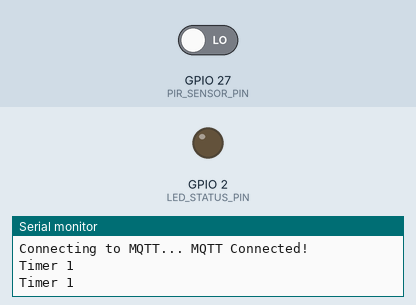
Simulated run of this program. Board: ESP32. Shown: output pins drawn as LEDs (lit = HIGH), the last lines printed to the serial monitor. Inputs (shaded band) come from the test bench; at power-on: GPIO 27 (PIR_SENSOR_PIN) LOW. WiFi joins after 1.5 s; servers stay silent unless stated; no MQTT or app messages arrive unless stated; not simulated (calls return 0 or success): WiFiCredentials.h; names the files do not define were given values by the test bench: SERVERPORT = 80.

Above: at 2.7 s.
2.8 s: GPIO 27 (PIR_SENSOR_PIN) driven HIGH
At 4.7 s:
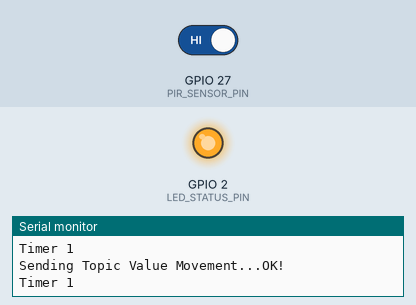
5.0 s: GPIO 27 (PIR_SENSOR_PIN) driven LOW
At 6.3 s:
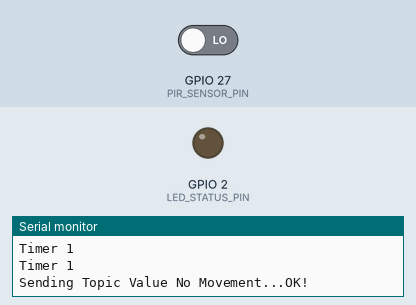
Timing chart, 0 to 8.0 s (numbered marks = the images above; inputs shaded):
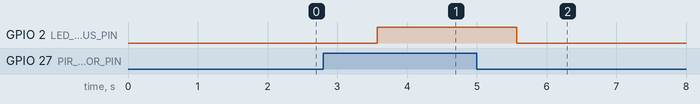

Measured:
- after the input at 2.8 s, GPIO 2 (LED_STATUS_PIN): LOW → HIGH after 0.77 s
- after the input at 5.0 s, GPIO 2 (LED_STATUS_PIN): HIGH → LOW after 0.57 s

The program:

main.cpp
```cpp
/***************************************************
  Motion Detection PIR

  The sensor will send a MQTT Message
 ****************************************************/
#include <Arduino.h>
#include <WiFi.h>

#include <Adafruit_MQTT.h>
#include <Adafruit_MQTT_Client.h>
#include "WiFiCredentials.h"

/************************* Adafruit.io Setup *********************************/
#define PIR_SENSOR_PIN 27
#define LED_STATUS_PIN LED_BUILTIN
#define PIR_STATUS_FEED "elisensor/feeds/living/pir"

#define SERIALENDCHAR '\n' // Needed for the simulation on Tinker

/************ Global Variables ******************/
boolean debug = true;
int i = 0;
bool status_pir = false;
bool previous_status_pir = false;

unsigned long currentTimer0 = 0;
unsigned long previousTimer0 = 0;
unsigned long interval0 = 300 * 1000;

unsigned long currentTimer1 = 0;
unsigned long previousTimer1 = 0;
unsigned long interval1 = 1000;
/************ Global State (you don't need to change this!) ******************/

// Create an WiFiClient class to connect to the MQTT server.
WiFiClient client;
// or... use WiFiFlientSecure for SSL
//WiFiClientSecure client;
// Setup the MQTT client class by passing in the WiFi client and MQTT server and login details.
Adafruit_MQTT_Client mqtt(&client, BROKER_IP, SERVERPORT, MQTT_USERNAME, MQTT_PASSWORD);

/****************************** Feeds ***************************************/

// Notice MQTT paths for AIO follow the form: <username>/feeds/<feedname>
Adafruit_MQTT_Publish pir_status = Adafruit_MQTT_Publish(&mqtt, PIR_STATUS_FEED);

/*************************** Sketch Code ************************************/

// Bug workaround for Arduino 1.6.6, it seems to need a function declaration
// for some reason (only affects ESP8266, likely an arduino-builder bug).
void publishMsg(Adafruit_MQTT_Publish topic, const char *Msg)
{
  if (debug)
  {
    Serial.print(F("\nSending Topic Value "));
    Serial.print(Msg);
    Serial.print("...");
  }
  if (!topic.publish(Msg))
  {
    if (debug)
    {
      Serial.println(F("Failed"));
    }
  }
  else
  {
    if (debug)
    {
      Serial.println(F("OK!"));
    }
  }
}

void check_status_pir()
{
  status_pir = digitalRead(PIR_SENSOR_PIN);

  if (status_pir != previous_status_pir)
  {
    previous_status_pir = status_pir;
    if (status_pir)
    {
      digitalWrite(LED_STATUS_PIN, HIGH);
    }
    else
    {
      digitalWrite(LED_STATUS_PIN, LOW);
    }

    if (status_pir)
    {
      publishMsg(pir_status, "Movement");
    }
    else
    {
      publishMsg(pir_status, "No Movement");
    }
  }
}

void MQTT_connect()
{
  // Function to connect and reconnect as necessary to the MQTT server.
  // Should be called in the loop function and it will take care if connecting.
  int8_t ret;

  // Stop if already connected.
  if (mqtt.connected())
  {
    return;
  }

  if (debug)
  {
    Serial.print("Connecting to MQTT... ");
  }

  uint8_t retries = 3;
  while ((ret = mqtt.connect()) != 0)
  { // connect will return 0 for connected
    if (debug)
    {
      Serial.println(mqtt.connectErrorString(ret));
    }
    if (debug)
    {
      Serial.println("Retrying MQTT connection in 5 seconds...");
    }
    mqtt.disconnect();
    delay(5000); // wait 5 seconds
    retries--;
    if (retries == 0)
    {
      // basically die and wait for WDT to reset me
      while (1)
        ;
    }
  }
  if (debug)
  {
    Serial.println("MQTT Connected!");
  }
}

void setup()
{

  pinMode(PIR_SENSOR_PIN, INPUT);
  pinMode(LED_STATUS_PIN, OUTPUT);
  digitalWrite(LED_STATUS_PIN, LOW);
  digitalWrite(PIR_SENSOR_PIN, LOW);

  Serial.begin(9600);
  delay(10);

  if (debug)
  {
    Serial.println(F("PIR-Sensor Debug"));
    // Connect to WiFi access point.
    Serial.println();
    Serial.println();
    Serial.print("Connecting to ");
    Serial.println(WLAN_SSID);
  }

  WiFi.begin(WLAN_SSID, WLAN_PASS);
  while (WiFi.status() != WL_CONNECTED)
  {
    delay(500);
    if (debug)
    {
      Serial.print(".");
    }
  }

  if (debug)
  {
    Serial.println();
    Serial.println("WiFi connected");
    Serial.println("IP address: ");
    Serial.println(WiFi.localIP());
  }
}

void loop()
{
  /*************************** Connect to MQTT SERVER ************************************/
  // Ensure the connection to the MQTT server is alive (this will make the first
  // connection and automatically reconnect when disconnected).  See the MQTT_connect
  // function definition further below.
  MQTT_connect();
  /*************************** Detect Change in leak Sensor  ************************************/
  currentTimer0 = millis();
  currentTimer1 = millis();
  digitalWrite(PIR_SENSOR_PIN, LOW);

  if (currentTimer0 - previousTimer0 > interval0)
  {
    previousTimer0 = currentTimer0;
    if (debug)
    {
      Serial.println(F("Timer 0"));
    }
    //Timer 0 sends an alive MQTT Message with the Status of the Sensor
    if (status_pir)
    {
      publishMsg(pir_status, "Movement");
    }
    else
    {
      publishMsg(pir_status, "No Movement");
    }
  }

  if (currentTimer1 - previousTimer1 > interval1)
  {
    previousTimer1 = currentTimer1;
    if (debug)
    {
      Serial.println(F("Timer 1"));
    }
    //Timer 1 checks in a short interval the status of the sensor if it detects a CHANGE
    // it sends an MQTT Message
    check_status_pir();
  }
}
```
